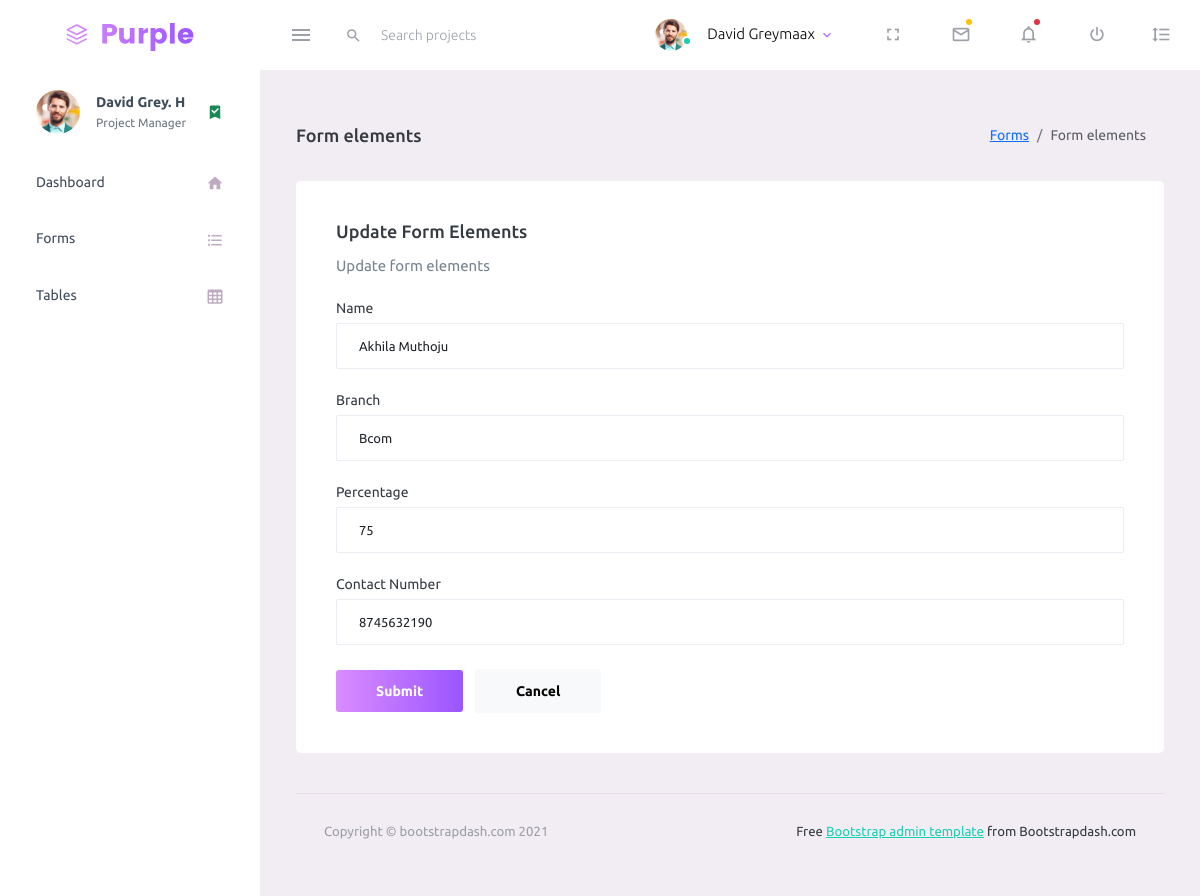
/pages/tables/studupdate.php?z=2, run on the app's committed database.
### tables this page shows
CREATE TABLE `student` (
  `id` int(10) NOT NULL,
  `name` varchar(255) NOT NULL,
  `branch` varchar(255) NOT NULL,
  `per` int(10) NOT NULL,
  `contact` bigint(10) NOT NULL
);

### pages/tables/studupdate.php (the view, shortened to what this page needs)
<?php
$x = $_GET['z'];
?>
<?php
$con = mysqli_connect("localhost","root","","dashboard");
$sql1 = "select * from student where Id=$x";
$res = mysqli_query($con,$sql1);
$rw = mysqli_fetch_row($res);
?>
<!DOCTYPE html>
<html lang="en">
  <head>
    <link rel="stylesheet" href="../../assets/vendors/mdi/css/materialdesignicons.min.css">
    <link rel="stylesheet" href="../../assets/vendors/css/vendor.bundle.base.css">
    <link rel="stylesheet" href="../../assets/css/style.css">
  </head>
  <body>
    <div class="container-scroller">
      <nav class="navbar default-layout-navbar col-lg-12 col-12 p-0 fixed-top d-flex flex-row">
        <div class="text-center navbar-brand-wrapper d-flex align-items-center justify-content-center">
          <a class="navbar-brand brand-logo" href="../../index.html"><img src="../../assets/images/logo.svg" alt="logo" /></a>
        </div>
        <div class="navbar-menu-wrapper d-flex align-items-stretch">
          <button class="navbar-toggler navbar-toggler align-self-center" type="button" data-toggle="minimize">
            <span class="mdi mdi-menu"></span>
          </button>
          <div class="search-field d-none d-md-block">
            <form class="d-flex align-items-center h-100" action="#">
              <div class="input-group">
                <div class="input-group-prepend bg-transparent">
                  <i class="input-group-text border-0 mdi mdi-magnify"></i>
                </div>
                <input type="text" class="form-control bg-transparent border-0" placeholder="Search projects">
              </div>
            </form>
          </div>
          <ul class="navbar-nav navbar-nav-right">
            <li class="nav-item nav-profile dropdown">
              <a class="nav-link dropdown-toggle" id="profileDropdown" href="#" data-bs-toggle="dropdown" aria-expanded="false">
                <div class="nav-profile-img">
                  <img src="../../assets/images/faces/face1.jpg" alt="image">
                  <span class="availability-status online"></span>
                </div>
                <div class="nav-profile-text">
                  <p class="mb-1 text-black">David Greymaax</p>
                </div>
              </a>
            </li>
            <li class="nav-item d-none d-lg-block full-screen-link">
              <a class="nav-link">
                <i class="mdi mdi-fullscreen" id="fullscreen-button"></i>
              </a>
            </li>
            <li class="nav-item dropdown">
              <a class="nav-link count-indicator dropdown-toggle" id="messageDropdown" href="#" data-bs-toggle="dropdown" aria-expanded="false">
                <i class="mdi mdi-email-outline"></i>
                <span class="count-symbol bg-warning"></span>
              </a>
            </li>
            <li class="nav-item dropdown">
              <a class="nav-link count-indicator dropdown-toggle" id="notificationDropdown" href="#" data-bs-toggle="dropdown">
                <i class="mdi mdi-bell-outline"></i>
                <span class="count-symbol bg-danger"></span>
              </a>
            </li>
            <li class="nav-item nav-logout d-none d-lg-block">
              <a class="nav-link" href="#">
                <i class="mdi mdi-power"></i>
              </a>
            </li>
            <li class="nav-item nav-settings d-none d-lg-block">
              <a class="nav-link" href="#">
                <i class="mdi mdi-format-line-spacing"></i>
              </a>
            </li>
          </ul>
        </div>
      </nav>
      <div class="container-fluid page-body-wrapper">
        <nav class="sidebar sidebar-offcanvas" id="sidebar">
          <ul class="nav">
            <li class="nav-item nav-profile">
              <a href="#" class="nav-link">
                <div class="nav-profile-image">
                  <img src="../../assets/images/faces/face1.jpg" alt="profile">
                </div>
                <div class="nav-profile-text d-flex flex-column">
                  <span class="font-weight-bold mb-2">David Grey. H</span>
                  <span class="text-secondary text-small">Project Manager</span>
                </div>
                <i class="mdi mdi-bookmark-check text-success nav-profile-badge"></i>
              </a>
            </li>
            <li class="nav-item">
              <a class="nav-link" href="../../index.php">
                <span class="menu-title">Dashboard</span>
                <i class="mdi mdi-home menu-icon"></i>
              </a>
            </li>
            <li class="nav-item">
              <a class="nav-link" href="../../pages/forms/form.php">
                <span class="menu-title">Forms</span>
                <i class="mdi mdi-format-list-bulleted menu-icon"></i>
              </a>
            </li>
            <li class="nav-item">
              <a class="nav-link" href="../../pages/tables/basic-table.html">
                <span class="menu-title">Tables</span>
                <i class="mdi mdi-table-large menu-icon"></i>
              </a>
            </li>
          </ul>
        </nav>
        <div class="main-panel">
          <div class="content-wrapper">
            <div class="page-header">
              <h3 class="page-title"> Form elements </h3>
              <nav aria-label="breadcrumb">
                <ol class="breadcrumb">
                  <li class="breadcrumb-item"><a href="#">Forms</a></li>
                  <li class="breadcrumb-item active" aria-current="page">Form elements</li>
                </ol>
              </nav>
            </div>
            <div class="row">
              <div class="col-12 grid-margin stretch-card">
                <div class="card">
                  <div class="card-body">
                    <h4 class="card-title">Update form elements</h4>
                    <p class="card-description"> Update form elements </p>
                    <form class="forms-sample" method="post">
                      <div class="form-group">
                        <label for="exampleInputName1">Name</label>
                        <input type="text" class="form-control" id="exampleInputName1" placeholder="Enter your Name" name="name" value="<?php echo $rw[1];?>">
                      </div>
                      <div class="form-group">
                        <label for="exampleInputBranch1">Branch</label>
                        <input type="text" class="form-control" id="exampleInputbranch1" placeholder="Course Name" name="branch" value="<?php echo $rw[2];?>">
                      </div>
                      <div class="form-group">
                        <label for="exampleInputPercentage1">Percentage</label>
                        <input type="text" class="form-control" id="exampleInputPercentage1" placeholder="Enter your percentage" name="per" value="<?php echo $rw[3];?>">
                      </div>
                      <div class="form-group">
                        <label for="exampleInputContactNumber1">Contact Number</label>
                        <input type="text" class="form-control" id="exampleInputContactNumber1" placeholder="Mobile Number" name="contact" value="<?php echo $rw[4];?>">
                      </div>
                      <button type="submit" class="btn btn-gradient-primary me-2" name="btn">Submit</button>
                      <button class="btn btn-light">Cancel</button>
                    </form>
                  </div>
                </div>
              </div>
            </div>
          <footer class="footer">
            <div class="container-fluid d-flex justify-content-between">
              <span class="text-muted d-block text-center text-sm-start d-sm-inline-block">Copyright © bootstrapdash.com 2021</span>
              <span class="float-none float-sm-end mt-1 mt-sm-0 text-end"> Free <a href="https://www.bootstrapdash.com/bootstrap-admin-template/" target="_blank">Bootstrap admin template</a> from Bootstrapdash.com</span>
            </div>
          </footer>
        </div>
      </div>
    </div>
  </body>
</html>

### data on the page
student: name "Akhila Muthoju", branch "Bcom", per "75", contact "8745632190"
